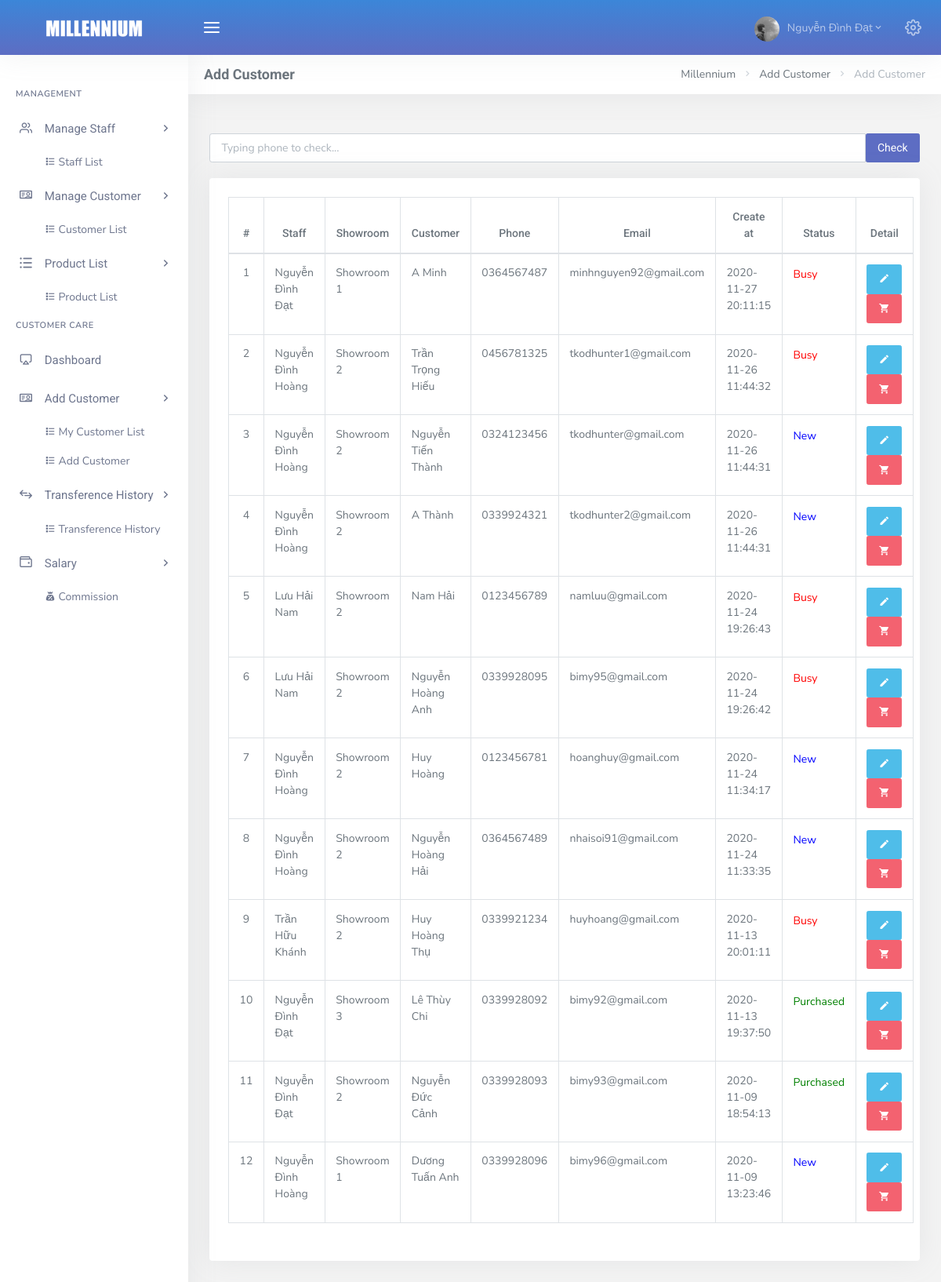
Page /admin/dashboard.php?page=list_customer_care_all (signed in) on the committed database.
### tables this page shows
CREATE TABLE `tbl_user` (
  `id` int(11) NOT NULL,
  `name` varchar(50) NOT NULL,
  `showroom_id` int(11) NOT NULL,
  `avatar` varchar(50) NOT NULL DEFAULT 'default.png',
  `email` varchar(50) NOT NULL,
  `passw` varchar(50) NOT NULL DEFAULT '123456',
  `addres` varchar(100) NOT NULL,
  `salary` float NOT NULL,
  `role` tinyint(4) NOT NULL DEFAULT 2,
  `status` tinyint(4) NOT NULL DEFAULT 1,
  `create_at` datetime NOT NULL DEFAULT current_timestamp()
);

CREATE TABLE `tbl_showroom` (
  `showroom_id` int(11) NOT NULL,
  `title` varchar(50) NOT NULL,
  `addres` varchar(100) NOT NULL,
  `create_at` datetime NOT NULL DEFAULT current_timestamp()
);

CREATE TABLE `tbl_customer` (
  `id` int(11) NOT NULL,
  `name` varchar(50) NOT NULL,
  `showroom_id` int(11) NOT NULL,
  `phone` varchar(10) NOT NULL,
  `email` varchar(50) NOT NULL,
  `sex` varchar(5) NOT NULL,
  `birth` date NOT NULL DEFAULT '1970-01-01',
  `passw` varchar(50) NOT NULL DEFAULT 'e10adc3949ba59abbe56e057f20f883e',
  `avatar` varchar(50) NOT NULL DEFAULT 'guest.jpg',
  `create_at` datetime NOT NULL DEFAULT current_timestamp()
);

CREATE TABLE `tbl_care` (
  `user_id` int(11) NOT NULL,
  `customer_id` int(11) NOT NULL,
  `status` tinyint(4) NOT NULL DEFAULT 1,
  `create_at` datetime NOT NULL DEFAULT current_timestamp()
);

### admin/Controller/CustomerCare/CustomerCare_c.php (called while the page is built, shortened)
<?php
    include_once("Model/CustomerCare/CustomerCare_m.php");
    class CustomerCare_c extends CustomerCare_m {
        private $customer_care;
        function __construct()
        {
            $this->customer_care = new CustomerCare_m();
        }
        public function CustomerCareAll () {
            if (isset($_POST['searchPhone'])) {
                $key = $_POST['key'];
                if(strlen($key) >= 6 ){
                    $customer_care = $this->customer_care->searchCustomerCareAll($key);
                } else {
                    $customer_care = $this->customer_care->getCustomerCareAll();
                }
            } else {
                $customer_care = $this->customer_care->getCustomerCareAll();
            }
            include_once 'View/CustomerCare/list_customer_care_all.php';
        }
    }
?>

### admin/Config/myConfig.php (called while the page is built, shortened)
<?php
	class Connect{
		private $user = "root";
		private $pass = "";
		private $dns = "mysql:host=localhost;dbname=customer_care";
		function __construct(){
			try {
				$this->pdo = new PDO($this->dns, $this->user, $this->pass);
				$this->pdo->query("SET NAMES utf8");
			} catch (PDOException $e) {
				echo $e->getMessage();
				exit();
			}
		}
	}
 ?>

### admin/Model/CustomerCare/CustomerCare_m.php (called while the page is built, shortened)
<?php
    include_once("Config/myConfig.php");
    class CustomerCare_m extends Connect {
        function __construct()
        {
            parent::__construct();
        }
        protected function getCustomerCareAll () {
            $sql = "
                SELECT
                    tbl_customer.id,
                    tbl_user.name as 'Họ tên NV',
                    tbl_showroom.title,
                    tbl_customer.name as 'Họ tên khách',
                    tbl_customer.phone,
                    tbl_customer.email as 'Email Khách',
                    tbl_care.create_at,
                    tbl_care.status
                FROM
                    tbl_user,
                    tbl_customer,
                    tbl_showroom,
                    tbl_care
                WHERE
                    tbl_customer.showroom_id = tbl_showroom.showroom_id AND tbl_user.id = tbl_care.user_id AND tbl_customer.id = tbl_care.customer_id
                ORDER BY tbl_care.create_at DESC";
            $pre = $this->pdo->prepare($sql);
            $pre->execute();
            $result = array();
            while ($row = $pre->fetch(PDO::FETCH_ASSOC)) {
                $result[] = $row;
            }
            return $result;
        }
    }

### admin/View/CustomerCare/list_customer_care_all.php (the view, shortened to what this page needs)
<form action="" method="POST" role="form" style="margin: 20px 0px;">
    <div class="row">
      <div class="col-lg-12 col-xs-12 col-md-12">
        <div class="input-group">
          <input type="text" value="<?php if(isset($key)) { echo $key; } ?>" name="key" class="form-control" placeholder="Typing phone to check...">
          <span class="input-group-btn">
            <button class="btn btn-primary" name="searchPhone" type="submit">Check</button>
          </span>
        </div>
      </div>
    </div>
</form>
<div class="row">
    <div class="col-12">
        <div class="card-box table-responsive table">
            <table id="datatable_listcustomer_care_all" class="display table table-bordered dt-responsive nowrap" style="border-collapse: collapse; border-spacing: 0; width: 100%;">
                <thead>
                    <tr class="text-center">
                        <th>#</th>
                        <th>Staff</th>
                        <th>Showroom</th>
                        <th>Customer</th>
                        <th>Phone</th>
                        <th>Email</th>
                        <th>Create at</th>
                        <th>Status</th>
                        <th>Detail</th>
                    </tr>
                </thead>
                <?php
                    if (isset($_POST['searchPhone']) && strlen($key) >= 6 && $_SESSION['role'] == 2) {
                ?>
                <tbody id="view_customer_care_all">
                    <?php
                        if (count($customer_care) == 0){
                    ?>  <tr class="text-center">
                            <td colspan="9">
                                <button type="button" class="btn btn-icon waves-effect waves-light btn-primary"
                                    data-toggle="modal"
                                    data-target="#add_customer"
                                    data-whatever="@getbootstrap">Add Customer
                                </button>
                                <div class="modal fade text-left" id="add_customer" tabindex="-1" role="dialog" aria-labelledby="exampleModalLabel" aria-hidden="true">
                                  <div class="modal-dialog" role="document">
                                    <div class="modal-content">
                                      <div class="modal-header">
                                        <h5 class="modal-title" id="exampleModalLabel">Add Customer</h5>
                                        <button type="button" class="close" data-dismiss="modal" aria-label="Close">
                                          <span aria-hidden="true">&times;</span>
                                        </button>
                                      </div>
                                      <div class="modal-body">
                                        <form>
                                          <div class="form-group">
                                            <label for="name" class="col-form-label">Customer Name:</label>
                                            <input type="text" class="form-control" id="name" name="name">
                                          </div>
                                          <div class="form-group">
                                            <label for="phone" class="col-form-label">Phone:</label>
                                            <input type="text" class="form-control" id="phone" name="phone" value="<?= $key; ?>">
                                          </div>
                                          <div class="form-group">
                                            <label for="email" class="col-form-label">Email:</label>
                                            <input type="text" class="form-control" id="email" name="email">
                                          </div>
                                          <div class="modal-footer">
                                            <button type="button" class="btn btn-secondary" data-dismiss="modal">Close</button>
                                            <button type="button" class="btn btn-primary add_customer">Add</button>
                                          </div>
                                        </form>
                                      </div>
                                    </div>
                                  </div>
                                </div>
                            </td>
                        </tr>
                    <?php
                        } else {
                        $count = 0;
                        foreach ($customer_care as $key => $valueCustomerAll) {
                            $count++;
                        ?>
                            <tr>
                                <td class="text-center"><?= $count; ?></td>
                                <td><?= $valueCustomerAll['Họ tên NV'] ?></td>
                                <td><?= $valueCustomerAll['title'] ?></td>
                                <td><?= $valueCustomerAll['Họ tên khách'] ?></td>
                                <td><?= $valueCustomerAll['phone'] ?></td>
                                <td><?= $valueCustomerAll['Email Khách'] ?></td>
                                <td><?= $valueCustomerAll['create_at'] ?></td>
                                <td class="text-center">
                                    <?php
                                        if ($valueCustomerAll['status'] == 1) {
                                            echo "<p style='color: red;'>Busy</p>";
                                        }else if ($valueCustomerAll['status'] == 2) {
                                            echo "<p style='color: green;'>Purchased</p>";
                                        }else if ($valueCustomerAll['status'] == 3) {
                                            echo "<p style='color: blue;'>New</p>";
                                        }
                                    ?>
                                </td>
                                <td class="text-center">
                                    <a href="dashboard.php?page=detail_customer_care&id=<?= $valueCustomerAll['id']; ?>">
                                      <button class="btn btn-info btn-icon waves-effect waves-light" title="Detail"><span><i class="mdi mdi-pencil"></i></span></button>
                                    </a>
                                    <a href="dashboard.php?page=create_order&id=<?= $valueCustomerAll['id']; ?>">
                                        <button type="button" class="btn btn-icon waves-effect waves-light btn-danger" title="Create Bill"><span><i class="mdi mdi-cart"></i></span></button>
                                    </a>
                                </td>
                            </tr>
                        <?php
                        }
                    }
                } else if ($_SESSION['role'] == 1){
                ?>
                <tbody id="view_customer_care_all">
                    <?php
                        if (count($customer_care) == 0){
                    ?>  <tr class="text-center">
                            <td colspan="9">
                                <button type="button" class="btn btn-icon waves-effect waves-light btn-primary" data-toggle="modal" data-target="#add_customer" data-whatever="@getbootstrap">Add Customer</button>
                                <div class="modal fade text-left" id="add_customer" tabindex="-1" role="dialog" aria-labelledby="exampleModalLabel" aria-hidden="true">
                                  <div class="modal-dialog" role="document">
                                    <div class="modal-content">
                                      <div class="modal-header">
                                        <h5 class="modal-title" id="exampleModalLabel">Add Customer</h5>
                                        <button type="button" class="close" data-dismiss="modal" aria-label="Close">
                                          <span aria-hidden="true">&times;</span>
                                        </button>
                                      </div>
                                      <div class="modal-body">
                                        <form>
                                          <div class="form-group">
                                            <label for="name" class="col-form-label">Customer Name:</label>
                                            <input type="text" class="form-control" id="name" name="name">
                                          </div>
                                          <div class="form-group">
                                            <label for="phone" class="col-form-label">Phone:</label>
                                            <input type="text" class="form-control" id="phone" name="phone" value="<?= $key; ?>">
                                          </div>
                                          <div class="form-group">
                                            <label for="email" class="col-form-label">Email:</label>
                                            <input type="text" class="form-control" id="email" name="email">
                                          </div>
                                          <div class="modal-footer">
                                            <button type="button" class="btn btn-secondary" data-dismiss="modal">Close</button>
                                            <button type="button" class="btn btn-primary add_customer">Add</button>
                                          </div>
                                        </form>
                                      </div>
                                    </div>
                                  </div>
                                </div>
                            </td>
                        </tr>
                    <?php
                        } else {
                        $count = 0;
                        foreach ($customer_care as $key => $valueCustomerAll) {
                            $count++;
                        ?>
                            <tr>
                                <td class="text-center"><?= $count; ?></td>
                                <td><?= $valueCustomerAll['Họ tên NV'] ?></td>
                                <td><?= $valueCustomerAll['title'] ?></td>
                                <td><?= $valueCustomerAll['Họ tên khách'] ?></td>
                                <td><?= $valueCustomerAll['phone'] ?></td>
                                <td><?= $valueCustomerAll['Email Khách'] ?></td>
                                <td><?= $valueCustomerAll['create_at'] ?></td>
                                <td>
                                    <?php
                                        if ($valueCustomerAll['status'] == 1) {
                                            echo "<p style='color: red;'>Busy</p>";
                                        }else if ($valueCustomerAll['status'] == 2) {
                                            echo "<p style='color: green;'>Purchased</p>";
                                        }else if ($valueCustomerAll['status'] == 3) {
                                            echo "<p style='color: blue;'>New</p>";
                                        }
                                    ?>
                                </td>
                                <td class="text-center">
                                    <a href="dashboard.php?page=detail_customer_care&id=<?= $valueCustomerAll['id']; ?>">
                                      <button class="btn btn-info btn-icon waves-effect waves-light" title="Detail"><span><i class="mdi mdi-pencil"></i></span></button>
                                    </a>
                                    <a href="dashboard.php?page=create_order&id=<?= $valueCustomerAll['id']; ?>">
                                        <button type="button" class="btn btn-icon waves-effect waves-light btn-danger" title="Create Bill"><span><i class="mdi mdi-cart"></i></span></button>
                                    </a>
                                </td>
                            </tr>
                        <?php
                        }
                    }
                }
                     ?>
                </tbody>
            </table>
        </div>
    </div>
</div>

### rows in the picture
tbl_user: name "Nguyễn Đình Đạt", showroom.title "Showroom 1", tbl_customer.name "A Minh", tbl_customer.phone "0364567487", tbl_customer.email "minhnguyen92@gmail.com", tbl_care.create_at "2020-11-27 20:11:15", shows "Busy", tbl_showroom.title "Showroom 3", tbl_customer.name "Lê Thùy Chi", tbl_customer.phone "0339928092", tbl_customer.email "bimy92@gmail.com", tbl_care.create_at "2020-11-13 19:37:50", shows "Purchased", tbl_showroom.title "Showroom 2", tbl_customer.name "Nguyễn Đức Cảnh", tbl_customer.phone "0339928093", tbl_customer.email "bimy93@gmail.com", tbl_care.create_at "2020-11-09 18:54:13"
tbl_user: name "Nguyễn Đình Hoàng", showroom.title "Showroom 2", tbl_customer.name "Trần Trọng Hiếu", tbl_customer.phone "0456781325", tbl_customer.email "tkodhunter1@gmail.com", tbl_care.create_at "2020-11-26 11:44:32", shows "Busy", tbl_customer.name "Nguyễn Tiến Thành", tbl_customer.phone "0324123456", tbl_customer.email "tkodhunter@gmail.com", tbl_care.create_at "2020-11-26 11:44:31", shows "New", tbl_customer.name "A Thành", tbl_customer.phone "0339924321", tbl_customer.email "tkodhunter2@gmail.com", tbl_customer.name "Huy Hoàng", tbl_customer.phone "0123456781", tbl_customer.email "hoanghuy@gmail.com", tbl_care.create_at "2020-11-24 11:34:17", tbl_customer.name "Nguyễn Hoàng Hải", tbl_customer.phone "0364567489", tbl_customer.email "nhaisoi91@gmail.com", tbl_care.create_at "2020-11-24 11:33:35", tbl_showroom.title "Showroom 1", tbl_customer.name "Dương Tuấn Anh", tbl_customer.phone "0339928096", tbl_customer.email "bimy96@gmail.com", tbl_care.create_at "2020-11-09 13:23:46"
tbl_user: name "Lưu Hải Nam", tbl_showroom.title "Showroom 2", tbl_customer.name "Nam Hải", tbl_customer.phone "0123456789", tbl_customer.email "namluu@gmail.com", tbl_care.create_at "2020-11-24 19:26:43", shows "Busy", tbl_customer.name "Nguyễn Hoàng Anh", tbl_customer.phone "0339928095", tbl_customer.email "bimy95@gmail.com", tbl_care.create_at "2020-11-24 19:26:42"
tbl_user: name "Trần Hữu Khánh", tbl_showroom.title "Showroom 2", tbl_customer.name "Huy Hoàng Thụ", tbl_customer.phone "0339921234", tbl_customer.email "huyhoang@gmail.com", tbl_care.create_at "2020-11-13 20:01:11", shows "Busy"

### other values in the picture
$_SESSION['name'] "Nguyễn Đình Đạt"
